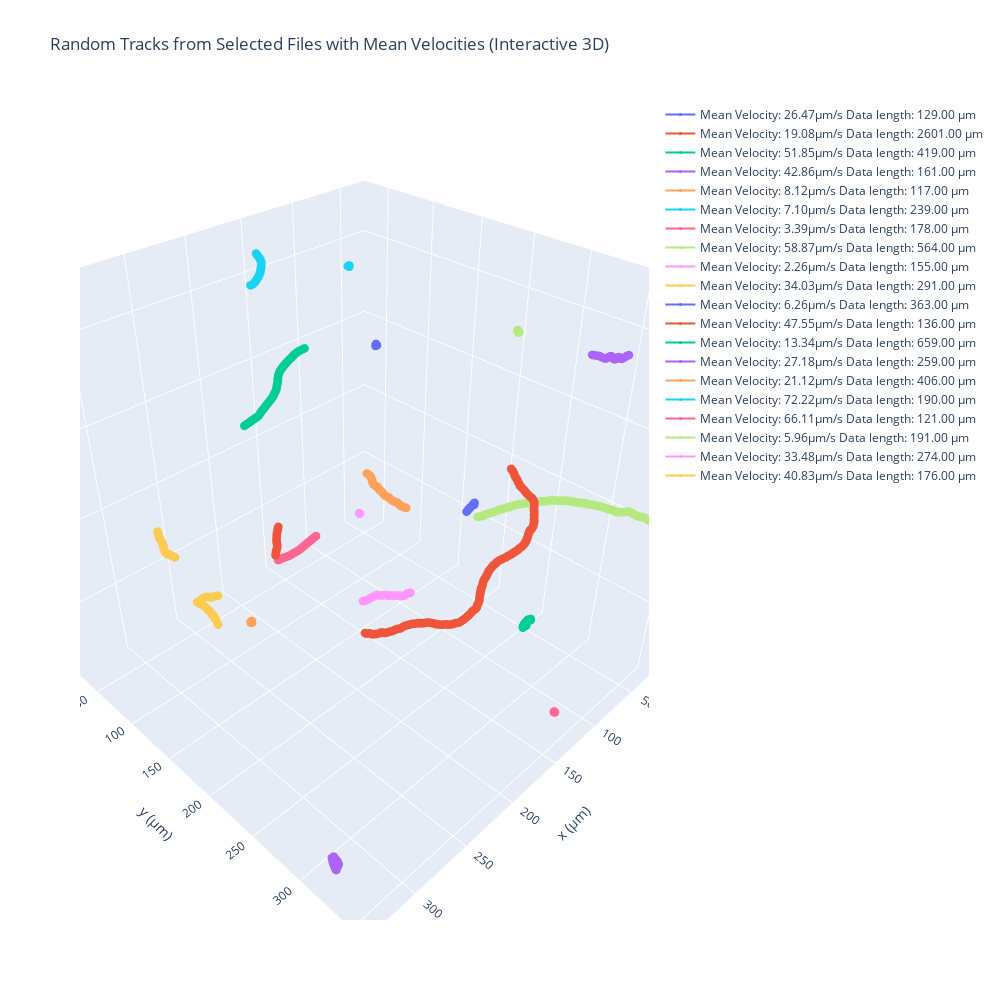

Notebook cell for this chart:
### Code cell
import os
import pandas as pd
import numpy as np
import plotly.graph_objects as go
import random


def plot_random_tracks_3d_interactive(folder_path, num_files=5):
    # Get the list of all files in the folder
    all_files = [f for f in os.listdir(folder_path) if f.endswith('.txt')]
    # Randomly select the files
    selected_files = random.sample(all_files, num_files)
    # Initialize the figure for 3D plotting
    fig = go.Figure()

    for idx, file in enumerate(selected_files):
        file_path = os.path.join(folder_path, file)
        data = pd.read_csv(file_path, delim_whitespace=True, header=None, names=['time', 'x', 'y', 'z', 'x_smooth', 'y_smooth', 'z_smooth'])
        
        # Extract x_smooth, y_smooth, and z_smooth columns
        x_smooth = np.array(data['x_smooth'])
        y_smooth = np.array(data['y_smooth'])
        z_smooth = np.array(data['z_smooth'])
        
        # Calculate mean velocity for the current track
        mean_velocity, v_arr  = calculate_mean_velocity(file_path)
        data_length = len(v_arr)
        # Add trace for the current track
        fig.add_trace(go.Scatter3d(
            x=x_smooth,
            y=y_smooth,
            z=z_smooth,
            mode='lines+markers',
            name=f'Mean Velocity: {mean_velocity:.2f}µm/s Data length: {data_length:.2f} µm',
            line=dict(width=2),
            marker=dict(size=3)
        ))

    # Update layout
    fig.update_layout(
        width=1000, height=1000,
        scene=dict(
            xaxis_title='x (µm)', yaxis_title='y (µm)', zaxis_title='z (µm)',
            aspectmode='cube'
        ),
        title='Random Tracks from Selected Files with Mean Velocities (Interactive 3D)',
        showlegend=True
    )

    # Show the plot
    fig.show()


folder_path = 'FINALDATA/Grad_split/swimmers/WTS/' 
plot_random_tracks_3d_interactive(folder_path, num_files=20)

### Figure 1 — Plotly figure (JSON) as saved in the notebook; plotly's stock layout.template omitted (floating-point values rounded to 4 significant figures; data arrays with more than 128 entries replaced by an {"elided": "..."} marker saying what was removed)
{"data": [{"line": {"width": 2}, "marker": {"size": 3}, "mode": "lines+markers", "name": "Mean Velocity: 26.47µm/s Data length: 129.00 µm", "type": "scatter3d", "x": {"elided": "129 float values"}, "y": {"elided": "129 float values"}, "z": {"elided": "129 float values"}}, {"line": {"width": 2}, "marker": {"size": 3}, "mode": "lines+markers", "name": "Mean Velocity: 19.08µm/s Data length: 2601.00 µm", "type": "scatter3d", "x": {"elided": "2601 float values"}, "y": {"elided": "2601 float values"}, "z": {"elided": "2601 float values"}}, {"line": {"width": 2}, "marker": {"size": 3}, "mode": "lines+markers", "name": "Mean Velocity: 51.85µm/s Data length: 419.00 µm", "type": "scatter3d", "x": {"elided": "419 float values"}, "y": {"elided": "419 float values"}, "z": {"elided": "419 float values"}}, {"line": {"width": 2}, "marker": {"size": 3}, "mode": "lines+markers", "name": "Mean Velocity: 42.86µm/s Data length: 161.00 µm", "type": "scatter3d", "x": {"elided": "161 float values"}, "y": {"elided": "161 float values"}, "z": {"elided": "161 float values"}}, {"line": {"width": 2}, "marker": {"size": 3}, "mode": "lines+markers", "name": "Mean Velocity: 8.12µm/s Data length: 117.00 µm", "type": "scatter3d", "x": [263.9, 263.9, 263.9, 263.9, 263.9, 263.9, 263.9, 263.9, 263.9, 263.8, 263.8, 263.8, 263.8, 263.9, 263.9, 263.9, 263.9, 263.9, 264.0, 264.0, 264.0, 264.1, 264.1, 264.1, 264.2, 264.2, 264.2, 264.3, 264.3, 264.3, 264.3, 264.3, 264.4, 264.4, 264.4, 264.4, 264.4, 264.4, 264.4, 264.4, 264.4, 264.4, 264.4, 264.5, 264.5, 264.5, 264.5, 264.5, 264.5, 264.6, 264.6, 264.6, 264.7, 264.7, 264.7, 264.8, 264.8, 264.8, 264.8, 264.9, 264.9, 264.9, 264.9, 265.0, 265.0, 265.0, 265.0, 265.0, 265.0, 265.0, 264.9, 264.9, 264.9, 264.9, 264.9, 264.9, 264.9, 264.9, 264.9, 265.0, 265.0, 265.0, 265.1, 265.1, 265.1, 265.2, 265.2, 265.3, 265.4, 265.4, 265.5, 265.5, 265.6, 265.6, 265.6, 265.7, 265.7, 265.7, 265.7, 265.7, 265.7, 265.6, 265.6, 265.6, 265.5, 265.5, 265.5, 265.4, 265.4, 265.3, 265.3, 265.2, 265.2, 265.2, 265.1, 265.1, 265.0], "y": [154.0, 154.0, 154.0, 154.0, 154.0, 154.0, 154.0, 154.0, 154.0, 154.0, 154.0, 154.0, 154.0, 154.0, 154.0, 154.0, 154.0, 154.0, 154.0, 154.0, 154.0, 154.0, 154.0, 154.0, 154.0, 154.0, 154.0, 154.0, 154.0, 154.0, 154.0, 154.0, 154.0, 154.1, 154.1, 154.1, 154.1, 154.1, 154.1, 154.1, 154.1, 154.1, 154.1, 154.1, 154.1, 154.1, 154.1, 154.1, 154.1, 154.1, 154.1, 154.1, 154.1, 154.1, 154.1, 154.1, 154.2, 154.2, 154.2, 154.3, 154.3, 154.4, 154.4, 154.5, 154.5, 154.5, 154.6, 154.6, 154.6, 154.6, 154.7, 154.7, 154.7, 154.7, 154.7, 154.7, 154.7, 154.7, 154.7, 154.7, 154.7, 154.7, 154.7, 154.7, 154.7, 154.7, 154.7, 154.7, 154.7, 154.7, 154.8, 154.8, 154.8, 154.8, 154.9, 154.9, 154.9, 155.0, 155.0, 155.1, 155.1, 155.2, 155.2, 155.2, 155.3, 155.3, 155.4, 155.4, 155.4, 155.5, 155.5, 155.5, 155.6, 155.6, 155.6, 155.7, 155.7], "z": [123.0, 123.0, 123.0, 123.0, 123.0, 123.0, 123.0, 123.0, 123.0, 123.0, 123.0, 123.0, 123.0, 123.0, 123.0, 123.0, 123.0, 123.0, 123.0, 123.0, 123.0, 123.0, 123.0, 123.0, 123.0, 123.0, 123.0, 123.0, 123.0, 123.0, 123.0, 123.0, 123.0, 123.0, 123.0, 123.0, 123.0, 123.0, 123.0, 123.0, 123.0, 123.0, 123.0, 123.0, 123.0, 123.0, 123.0, 123.0, 123.0, 123.0, 123.0, 123.0, 123.0, 123.0, 123.0, 123.0, 123.0, 123.0, 123.0, 123.0, 123.0, 123.0, 123.0, 123.0, 123.0, 123.1, 123.1, 123.1, 123.1, 123.2, 123.2, 123.3, 123.3, 123.4, 123.4, 123.5, 123.6, 123.7, 123.7, 123.8, 123.9, 123.9, 124.0, 124.0, 124.0, 124.0, 124.0, 124.0, 124.0, 123.9, 123.9, 123.8, 123.8, 123.7, 123.6, 123.6, 123.5, 123.4, 123.4, 123.3, 123.3, 123.2, 123.2, 123.1, 123.1, 123.1, 123.1, 123.0, 123.0, 123.0, 123.0, 123.0, 123.0, 123.0, 123.1, 123.1, 123.1]}, {"line": {"width": 2}, "marker": {"size": 3}, "mode": "lines+markers", "name": "Mean Velocity: 7.10µm/s Data length: 239.00 µm", "type": "scatter3d", "x": {"elided": "239 float values"}, "y": {"elided": "239 float values"}, "z": {"elided": "239 float values"}}, {"line": {"width": 2}, "marker": {"size": 3}, "mode": "lines+markers", "name": "Mean Velocity: 3.39µm/s Data length: 178.00 µm", "type": "scatter3d", "x": {"elided": "178 float values"}, "y": {"elided": "178 float values"}, "z": {"elided": "178 float values"}}, {"line": {"width": 2}, "marker": {"size": 3}, "mode": "lines+markers", "name": "Mean Velocity: 58.87µm/s Data length: 564.00 µm", "type": "scatter3d", "x": {"elided": "564 float values"}, "y": {"elided": "564 float values"}, "z": {"elided": "564 float values"}}, {"line": {"width": 2}, "marker": {"size": 3}, "mode": "lines+markers", "name": "Mean Velocity: 2.26µm/s Data length: 155.00 µm", "type": "scatter3d", "x": {"elided": "155 float values"}, "y": {"elided": "155 float values"}, "z": {"elided": "155 float values"}}, {"line": {"width": 2}, "marker": {"size": 3}, "mode": "lines+markers", "name": "Mean Velocity: 34.03µm/s Data length: 291.00 µm", "type": "scatter3d", "x": {"elided": "291 float values"}, "y": {"elided": "291 float values"}, "z": {"elided": "291 float values"}}, {"line": {"width": 2}, "marker": {"size": 3}, "mode": "lines+markers", "name": "Mean Velocity: 6.26µm/s Data length: 363.00 µm", "type": "scatter3d", "x": {"elided": "363 float values"}, "y": {"elided": "363 float values"}, "z": {"elided": "363 float values"}}, {"line": {"width": 2}, "marker": {"size": 3}, "mode": "lines+markers", "name": "Mean Velocity: 47.55µm/s Data length: 136.00 µm", "type": "scatter3d", "x": {"elided": "136 float values"}, "y": {"elided": "136 float values"}, "z": {"elided": "136 float values"}}, {"line": {"width": 2}, "marker": {"size": 3}, "mode": "lines+markers", "name": "Mean Velocity: 13.34µm/s Data length: 659.00 µm", "type": "scatter3d", "x": {"elided": "659 float values"}, "y": {"elided": "659 float values"}, "z": {"elided": "659 float values"}}, {"line": {"width": 2}, "marker": {"size": 3}, "mode": "lines+markers", "name": "Mean Velocity: 27.18µm/s Data length: 259.00 µm", "type": "scatter3d", "x": {"elided": "259 float values"}, "y": {"elided": "259 float values"}, "z": {"elided": "259 float values"}}, {"line": {"width": 2}, "marker": {"size": 3}, "mode": "lines+markers", "name": "Mean Velocity: 21.12µm/s Data length: 406.00 µm", "type": "scatter3d", "x": {"elided": "406 float values"}, "y": {"elided": "406 float values"}, "z": {"elided": "406 float values"}}, {"line": {"width": 2}, "marker": {"size": 3}, "mode": "lines+markers", "name": "Mean Velocity: 72.22µm/s Data length: 190.00 µm", "type": "scatter3d", "x": {"elided": "190 float values"}, "y": {"elided": "190 float values"}, "z": {"elided": "190 float values"}}, {"line": {"width": 2}, "marker": {"size": 3}, "mode": "lines+markers", "name": "Mean Velocity: 66.11µm/s Data length: 121.00 µm", "type": "scatter3d", "x": [187.7, 187.4, 187.2, 186.9, 186.6, 186.3, 186.0, 185.7, 185.4, 185.1, 184.9, 184.6, 184.3, 184.0, 183.7, 183.4, 183.1, 182.8, 182.5, 182.1, 181.8, 181.5, 181.2, 180.9, 180.6, 180.3, 179.9, 179.6, 179.3, 179.0, 178.7, 178.4, 178.1, 177.7, 177.4, 177.1, 176.8, 176.5, 176.2, 175.9, 175.6, 175.3, 175.0, 174.7, 174.4, 174.1, 173.8, 173.5, 173.2, 172.9, 172.6, 172.3, 172.0, 171.7, 171.4, 171.1, 170.8, 170.5, 170.2, 169.9, 169.6, 169.3, 169.0, 168.7, 168.3, 168.0, 167.7, 167.4, 167.1, 166.8, 166.5, 166.2, 165.9, 165.5, 165.2, 164.9, 164.6, 164.3, 164.0, 163.7, 163.4, 163.1, 162.8, 162.5, 162.2, 161.9, 161.6, 161.3, 161.0, 160.6, 160.3, 160.0, 159.7, 159.4, 159.1, 158.8, 158.5, 158.2, 157.9, 157.6, 157.3, 157.0, 156.7, 156.4, 156.1, 155.8, 155.5, 155.1, 154.8, 154.5, 154.2, 153.8, 153.5, 153.2, 152.8, 152.5, 152.2, 151.8, 151.5, 151.2, 150.8], "y": [90.61, 90.7, 90.8, 90.89, 90.98, 91.08, 91.17, 91.27, 91.37, 91.46, 91.56, 91.66, 91.76, 91.86, 91.96, 92.06, 92.16, 92.26, 92.37, 92.47, 92.57, 92.67, 92.77, 92.88, 92.98, 93.08, 93.18, 93.28, 93.38, 93.47, 93.57, 93.67, 93.76, 93.86, 93.95, 94.04, 94.13, 94.22, 94.3, 94.39, 94.47, 94.55, 94.63, 94.71, 94.79, 94.86, 94.94, 95.02, 95.1, 95.18, 95.26, 95.33, 95.4, 95.47, 95.53, 95.59, 95.65, 95.7, 95.74, 95.78, 95.81, 95.84, 95.87, 95.89, 95.9, 95.92, 95.93, 95.94, 95.95, 95.95, 95.96, 95.97, 95.97, 95.98, 95.99, 96.0, 96.01, 96.02, 96.04, 96.06, 96.09, 96.11, 96.14, 96.18, 96.21, 96.26, 96.3, 96.34, 96.39, 96.44, 96.49, 96.54, 96.58, 96.63, 96.67, 96.71, 96.74, 96.77, 96.79, 96.82, 96.84, 96.86, 96.87, 96.88, 96.89, 96.9, 96.91, 96.91, 96.91, 96.91, 96.91, 96.9, 96.89, 96.88, 96.86, 96.85, 96.83, 96.82, 96.81, 96.79, 96.78], "z": [95.46, 95.52, 95.58, 95.64, 95.71, 95.77, 95.84, 95.91, 95.98, 96.04, 96.1, 96.15, 96.2, 96.24, 96.28, 96.32, 96.35, 96.38, 96.4, 96.42, 96.44, 96.46, 96.48, 96.5, 96.53, 96.55, 96.58, 96.61, 96.65, 96.7, 96.75, 96.81, 96.88, 96.96, 97.06, 97.16, 97.27, 97.39, 97.51, 97.63, 97.75, 97.87, 98.0, 98.12, 98.23, 98.35, 98.46, 98.57, 98.67, 98.76, 98.85, 98.93, 99.01, 99.09, 99.16, 99.23, 99.3, 99.37, 99.44, 99.52, 99.59, 99.67, 99.75, 99.83, 99.92, 100.0, 100.1, 100.2, 100.3, 100.5, 100.6, 100.7, 100.9, 101.0, 101.2, 101.3, 101.4, 101.6, 101.7, 101.9, 102.0, 102.2, 102.3, 102.5, 102.6, 102.8, 102.9, 103.1, 103.2, 103.3, 103.5, 103.6, 103.8, 103.9, 104.1, 104.2, 104.4, 104.5, 104.7, 104.8, 104.9, 105.1, 105.2, 105.3, 105.4, 105.5, 105.6, 105.7, 105.8, 105.9, 106.0, 106.1, 106.2, 106.3, 106.4, 106.5, 106.5, 106.6, 106.7, 106.7, 106.8]}, {"line": {"width": 2}, "marker": {"size": 3}, "mode": "lines+markers", "name": "Mean Velocity: 5.96µm/s Data length: 191.00 µm", "type": "scatter3d", "x": {"elided": "191 float values"}, "y": {"elided": "191 float values"}, "z": {"elided": "191 float values"}}, {"line": {"width": 2}, "marker": {"size": 3}, "mode": "lines+markers", "name": "Mean Velocity: 33.48µm/s Data length: 274.00 µm", "type": "scatter3d", "x": {"elided": "274 float values"}, "y": {"elided": "274 float values"}, "z": {"elided": "274 float values"}}, {"line": {"width": 2}, "marker": {"size": 3}, "mode": "lines+markers", "name": "Mean Velocity: 40.83µm/s Data length: 176.00 µm", "type": "scatter3d", "x": {"elided": "176 float values"}, "y": {"elided": "176 float values"}, "z": {"elided": "176 float values"}}], "layout": {"height": 1000, "scene": {"aspectmode": "cube", "xaxis": {"title": {"text": "x (µm)"}}, "yaxis": {"title": {"text": "y (µm)"}}, "zaxis": {"title": {"text": "z (µm)"}}}, "showlegend": true, "title": {"text": "Random Tracks from Selected Files with Mean Velocities (Interactive 3D)"}, "width": 1000}}
